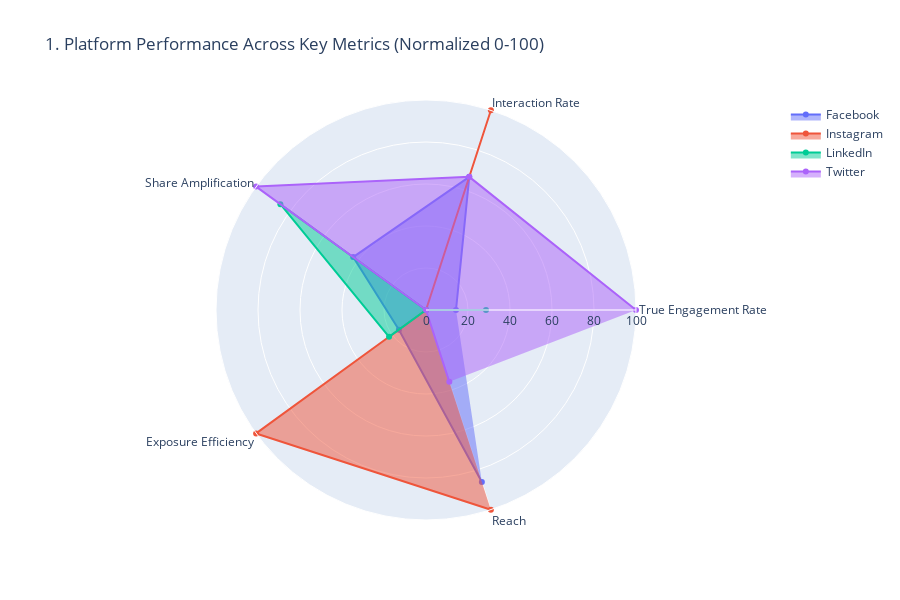

The cell this chart's notebook holds for it:
### Markdown cell above
## 1️⃣ Platform Performance Comparison - Multi-Metric Radar
**Question:** Which platform should we prioritize for maximum ROI?

### Code cell
platform_metrics = feat_df.groupby('Platform').agg({
    'True Engagement Rate': 'median',
    'Interaction Rate': 'median',
    'Share Amplification': 'median',
    'Exposure Efficiency': 'median',
    'Reach': 'mean'
}).round(2)

scaler = MinMaxScaler(feature_range=(0, 100))
platform_metrics_scaled = pd.DataFrame(
    scaler.fit_transform(platform_metrics),
    columns=platform_metrics.columns,
    index=platform_metrics.index
)

fig = go.Figure()
for platform in platform_metrics_scaled.index:
    fig.add_trace(go.Scatterpolar(
        r=platform_metrics_scaled.loc[platform].values,
        theta=platform_metrics_scaled.columns,
        fill='toself',
        name=platform
    ))

fig.update_layout(
    polar=dict(radialaxis=dict(visible=True, range=[0, 100])),
    showlegend=True,
    title='1. Platform Performance Across Key Metrics (Normalized 0-100)',
    height=600
)
fig.show()

### Figure 1 — Plotly figure (JSON) as saved in the notebook; plotly's stock layout.template omitted (floating-point values rounded to 4 significant figures)
{"data": [{"fill": "toself", "name": "Facebook", "r": [14.29, 66.67, 42.86, 15.94, 86.07], "theta": ["True Engagement Rate", "Interaction Rate", "Share Amplification", "Exposure Efficiency", "Reach"], "type": "scatterpolar"}, {"fill": "toself", "name": "Instagram", "r": [0.0, 100.0, 0.0, 100.0, 100.0], "theta": ["True Engagement Rate", "Interaction Rate", "Share Amplification", "Exposure Efficiency", "Reach"], "type": "scatterpolar"}, {"fill": "toself", "name": "LinkedIn", "r": [28.57, 0.0, 85.71, 21.74, 0.0], "theta": ["True Engagement Rate", "Interaction Rate", "Share Amplification", "Exposure Efficiency", "Reach"], "type": "scatterpolar"}, {"fill": "toself", "name": "Twitter", "r": [100.0, 66.67, 100.0, 0.0, 35.97], "theta": ["True Engagement Rate", "Interaction Rate", "Share Amplification", "Exposure Efficiency", "Reach"], "type": "scatterpolar"}], "layout": {"height": 600, "polar": {"radialaxis": {"range": [0, 100], "visible": true}}, "showlegend": true, "title": {"text": "1. Platform Performance Across Key Metrics (Normalized 0-100)"}}}
